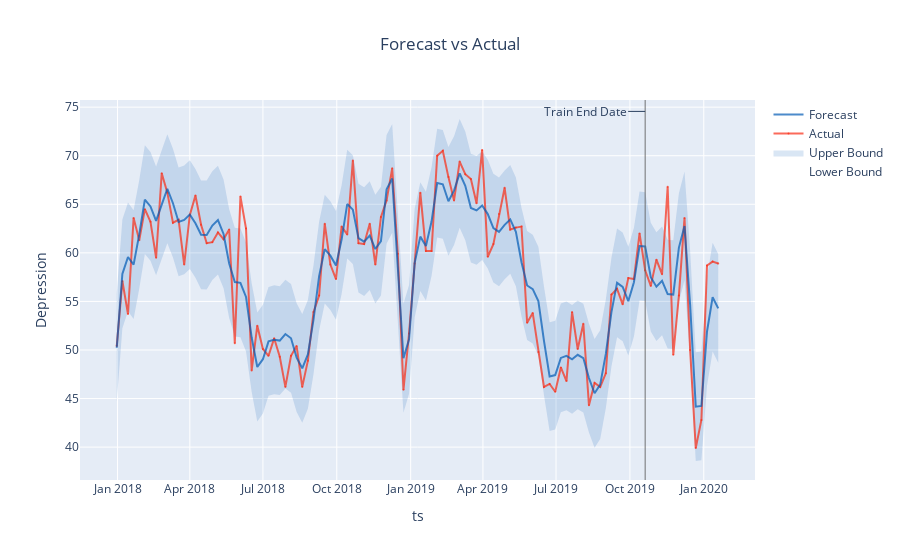

Notebook source saved alongside this figure:
### Markdown cell above
### Depression

### Code cell
# Before COVID
depression_res_before = greykite_fit_explore(combined_states_before_covid, 'depression', yearly_seasonality=14, quarterly_seasonality = 0, monthly_seasonality = 0, holiday_lookup_countries=[])
